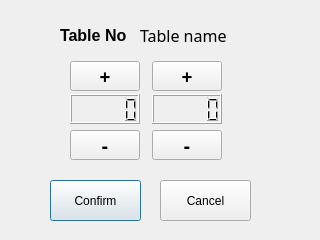
<?xml version="1.0" encoding="UTF-8"?>
<ui version="4.0">
 <class>BookingMng</class>
 <widget class="QDialog" name="BookingMng">
  <property name="geometry">
   <rect>
    <x>0</x>
    <y>0</y>
    <width>320</width>
    <height>240</height>
   </rect>
  </property>
  <property name="windowTitle">
   <string>Dialog</string>
  </property>
  <widget class="QLabel" name="label">
   <property name="geometry">
    <rect>
     <x>60</x>
     <y>20</y>
     <width>71</width>
     <height>31</height>
    </rect>
   </property>
   <property name="text">
    <string>&lt;!DOCTYPE HTML PUBLIC &quot;-//W3C//DTD HTML 4.0//EN&quot; &quot;http://www.w3.org/TR/REC-html40/strict.dtd&quot;&gt;
&lt;html&gt;&lt;head&gt;&lt;meta name=&quot;qrichtext&quot; content=&quot;1&quot; /&gt;&lt;style type=&quot;text/css&quot;&gt;
p, li { white-space: pre-wrap; }
&lt;/style&gt;&lt;/head&gt;&lt;body style=&quot; font-family:'SimSun'; font-size:9pt; font-weight:400; font-style:normal;&quot;&gt;
&lt;p style=&quot; margin-top:0px; margin-bottom:0px; margin-left:0px; margin-right:0px; -qt-block-indent:0; text-indent:0px;&quot;&gt;&lt;span style=&quot; font-size:12pt; font-weight:600;&quot;&gt;Table No&lt;/span&gt;&lt;/p&gt;&lt;/body&gt;&lt;/html&gt;</string>
   </property>
  </widget>
  <widget class="QLabel" name="label_2_tblName">
   <property name="geometry">
    <rect>
     <x>140</x>
     <y>20</y>
     <width>91</width>
     <height>31</height>
    </rect>
   </property>
   <property name="font">
    <font>
     <family>Aharoni</family>
     <pointsize>14</pointsize>
     <weight>75</weight>
     <bold>true</bold>
    </font>
   </property>
   <property name="text">
    <string>&lt;!DOCTYPE HTML PUBLIC &quot;-//W3C//DTD HTML 4.0//EN&quot; &quot;http://www.w3.org/TR/REC-html40/strict.dtd&quot;&gt;
&lt;html&gt;&lt;head&gt;&lt;meta name=&quot;qrichtext&quot; content=&quot;1&quot; /&gt;&lt;style type=&quot;text/css&quot;&gt;
p, li { white-space: pre-wrap; }
&lt;/style&gt;&lt;/head&gt;&lt;body style=&quot; font-family:'SimSun'; font-size:9pt; font-weight:400; font-style:normal;&quot;&gt;
&lt;p style=&quot; margin-top:0px; margin-bottom:0px; margin-left:0px; margin-right:0px; -qt-block-indent:0; text-indent:0px;&quot;&gt;&lt;span style=&quot; font-size:12pt;&quot;&gt;Table name&lt;/span&gt;&lt;/p&gt;&lt;/body&gt;&lt;/html&gt;</string>
   </property>
  </widget>
  <widget class="QPushButton" name="pushButton_confirm">
   <property name="geometry">
    <rect>
     <x>50</x>
     <y>180</y>
     <width>91</width>
     <height>41</height>
    </rect>
   </property>
   <property name="text">
    <string>Confirm</string>
   </property>
  </widget>
  <widget class="QPushButton" name="pushButton_cancel">
   <property name="geometry">
    <rect>
     <x>160</x>
     <y>180</y>
     <width>91</width>
     <height>41</height>
    </rect>
   </property>
   <property name="text">
    <string>Cancel</string>
   </property>
  </widget>
  <widget class="QLCDNumber" name="lcdNumber_hour">
   <property name="geometry">
    <rect>
     <x>70</x>
     <y>94</y>
     <width>70</width>
     <height>30</height>
    </rect>
   </property>
   <property name="font">
    <font>
     <family>Aharoni</family>
     <pointsize>11</pointsize>
     <weight>75</weight>
     <bold>true</bold>
    </font>
   </property>
   <property name="styleSheet">
    <string notr="true"/>
   </property>
  </widget>
  <widget class="QLCDNumber" name="lcdNumber_minute">
   <property name="geometry">
    <rect>
     <x>152</x>
     <y>94</y>
     <width>70</width>
     <height>30</height>
    </rect>
   </property>
   <property name="font">
    <font>
     <family>Aharoni</family>
     <pointsize>11</pointsize>
     <weight>75</weight>
     <bold>true</bold>
    </font>
   </property>
   <property name="styleSheet">
    <string notr="true"/>
   </property>
  </widget>
  <widget class="QPushButton" name="pushButton_hour_add">
   <property name="geometry">
    <rect>
     <x>70</x>
     <y>61</y>
     <width>70</width>
     <height>30</height>
    </rect>
   </property>
   <property name="font">
    <font>
     <family>Aharoni</family>
     <pointsize>14</pointsize>
     <weight>75</weight>
     <bold>true</bold>
    </font>
   </property>
   <property name="text">
    <string>+</string>
   </property>
  </widget>
  <widget class="QPushButton" name="pushButton_hour_dec_2">
   <property name="geometry">
    <rect>
     <x>70</x>
     <y>130</y>
     <width>70</width>
     <height>30</height>
    </rect>
   </property>
   <property name="font">
    <font>
     <family>Aharoni</family>
     <pointsize>14</pointsize>
     <weight>75</weight>
     <bold>true</bold>
    </font>
   </property>
   <property name="text">
    <string>-</string>
   </property>
  </widget>
  <widget class="QPushButton" name="pushButton_min_add">
   <property name="geometry">
    <rect>
     <x>152</x>
     <y>61</y>
     <width>70</width>
     <height>30</height>
    </rect>
   </property>
   <property name="font">
    <font>
     <family>Aharoni</family>
     <pointsize>14</pointsize>
     <weight>75</weight>
     <bold>true</bold>
    </font>
   </property>
   <property name="text">
    <string>+</string>
   </property>
  </widget>
  <widget class="QPushButton" name="pushButton_min_dec">
   <property name="geometry">
    <rect>
     <x>152</x>
     <y>130</y>
     <width>70</width>
     <height>30</height>
    </rect>
   </property>
   <property name="font">
    <font>
     <family>Aharoni</family>
     <pointsize>14</pointsize>
     <weight>75</weight>
     <bold>true</bold>
    </font>
   </property>
   <property name="text">
    <string>-</string>
   </property>
  </widget>
 </widget>
 <resources/>
 <connections/>
</ui>
